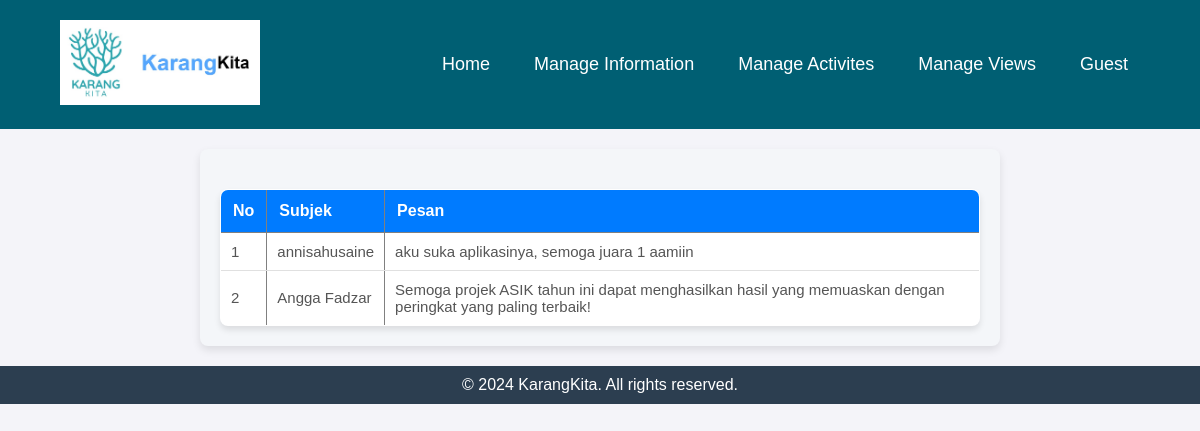
Page /admin/suggests.php on the committed database.
### tables this page shows
CREATE TABLE `saran` (
  `id_saran` int(11) NOT NULL,
  `subjek` varchar(100) NOT NULL,
  `pesan` text NOT NULL
);

### user/functions.php (called while the page is built)
<?php
$conn = mysqli_connect("localhost", "root", "", "asik");
function query($query) {
    global $conn;
    $result = mysqli_query($conn, $query);
    $rows = [];
    while ($row = mysqli_fetch_assoc($result)) {
        $rows[] = $row;
    }
    return $rows;
}
?>

### admin/suggests.php (the view, shortened to what this page needs)
<?php
require '../user/functions.php';
$saran = query("SELECT * FROM saran");
?>
<!DOCTYPE html>
<html lang="en">
<head>
    <link rel="stylesheet" href="../admin_styling/suggests.css">
</head>
<body>
    <?php include 'footer_admin.php'; ?>
    <div class="kolom-utama">
        <div class="kolom-saran">
            <table border="1" cellpadding="10" cellspacing="0">
                <thead>
                    <th>No</th>
                    <th>Subjek</th>
                    <th>Pesan</th>
                </thead>
                <?php $i = 1; ?>
                <?php foreach ($saran as $srn): ?>
                <tbody>
                    <td><?= $i; ?></td>
                    <td><?= $srn["subjek"]; ?></td>
                    <td><?= $srn["pesan"]; ?></td>
                </tbody>
                <?php $i++; ?>
                <?php endforeach; ?>
            </table>
        </div>
    </div>
    <footer>
        <div class="container-bottom">
            <p>&copy; 2024 KarangKita. All rights reserved.</p>
        </div>
    </footer>
</body>
</html>

### admin_styling/suggests.css (style rules this page uses)
* { margin: 0; padding: 0; box-sizing: border-box; }
body { font-family: Arial, sans-serif; background-color: #f4f4f9; color: #333; }
.kolom-utama { max-width: 800px; margin: 20px auto; padding: 20px; background-color: #f4f6f9; border-radius: 8px; box-shadow: 0px 4px 8px rgba(0, 0, 0, 0.1); }
.kolom-saran table { width: 100%; border-collapse: collapse; margin-top: 20px; background-color: #ffffff; border-radius: 8px; overflow: hidden; box-shadow: 0px 4px 6px rgba(0, 0, 0, 0.1); }
.kolom-saran th { background-color: #007bff; color: #ffffff; font-size: 16px; text-align: left; padding: 12px; }
.kolom-saran td { padding: 10px; font-size: 15px; color: #555; border-bottom: 1px solid #e0e0e0; }
footer { background-color: #2c3e50; color: white; padding: 10px 0; text-align: center; }
.container-bottom { max-width: 1200px; margin: 0 auto; }

### rows in the picture
saran: subjek "annisahusaine", pesan "aku suka aplikasinya, semoga juara 1 aamiin"
saran: subjek "Angga Fadzar", pesan "Semoga projek ASIK tahun ini dapat menghasilkan hasil yang memuaskan dengan peringkat yang paling terbaik!"

### other values in the picture
$user_admin "Guest"
